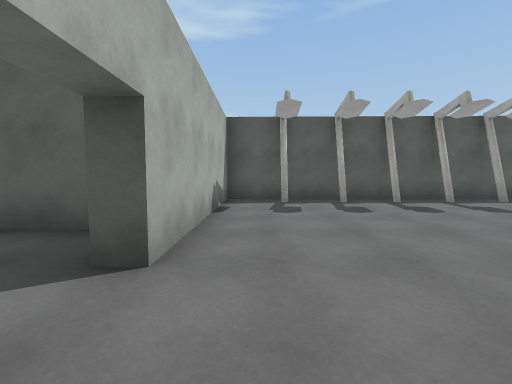
View 1 (above)

24 first-person views from a walk through a Unity game level. The camera is 1.3 m above the floor, tilts 4° down and sees 90° across. Doors are open. The floor is counted in squares, 2 m on a side. Each view is taken from the middle of a square. On the plan, view 1 faces up. The plan holds only what a view shows up to about 9 squares ahead; the rest is blank. The place goes on beyond the plan. The player is left out. Surface patterns are stand-ins for the level's own textures.

View 2
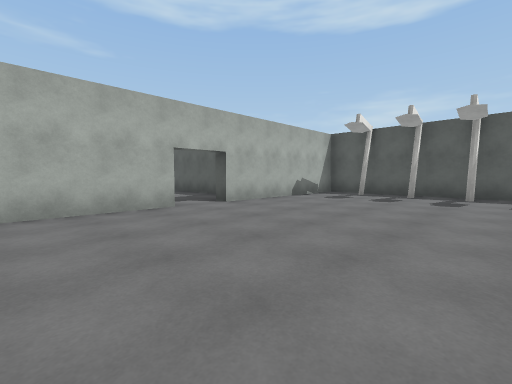

View 3
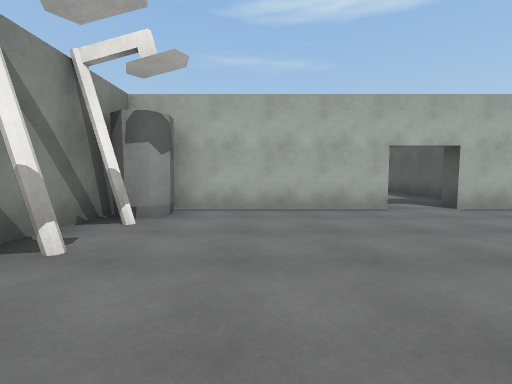

View 4
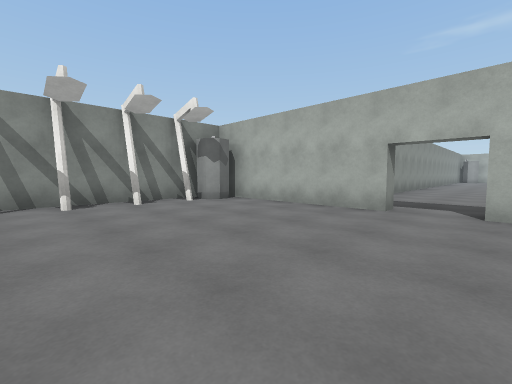

View 5
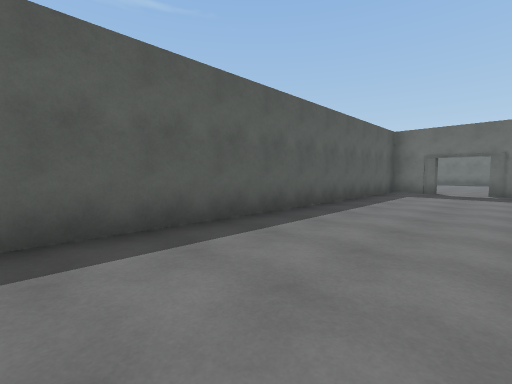

View 6
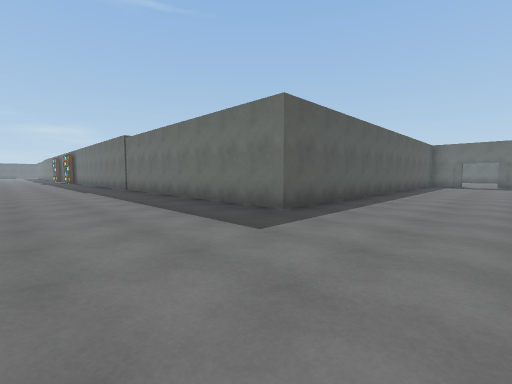

View 7
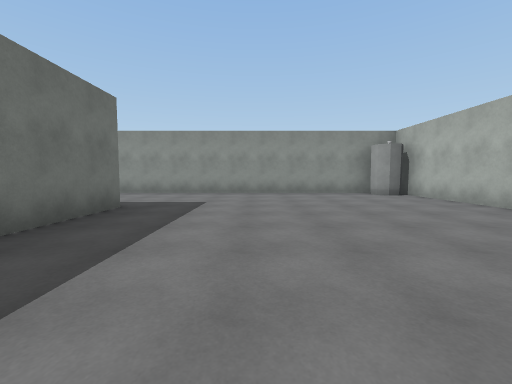

View 8
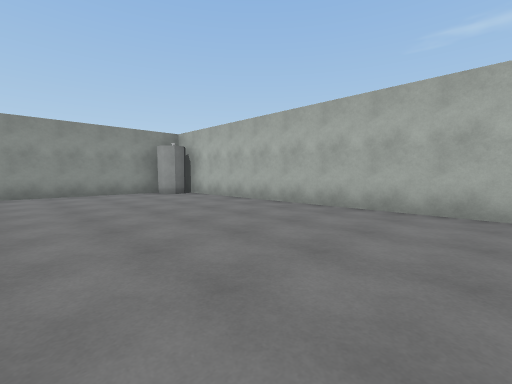

View 9
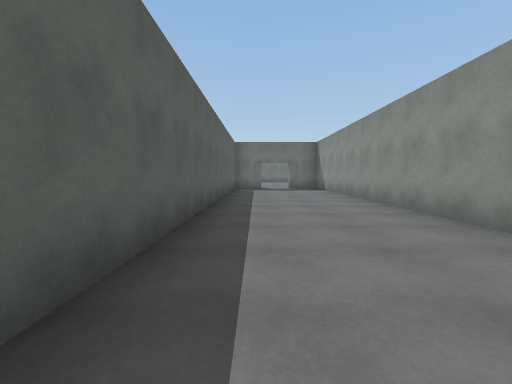

View 10
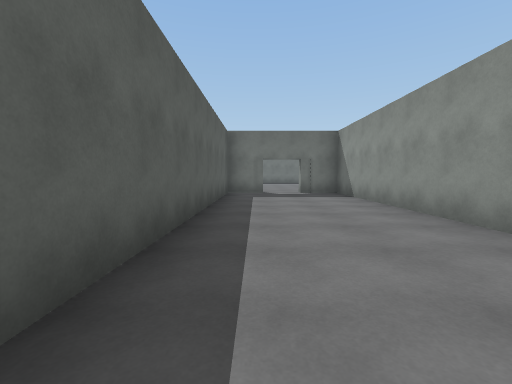

View 11
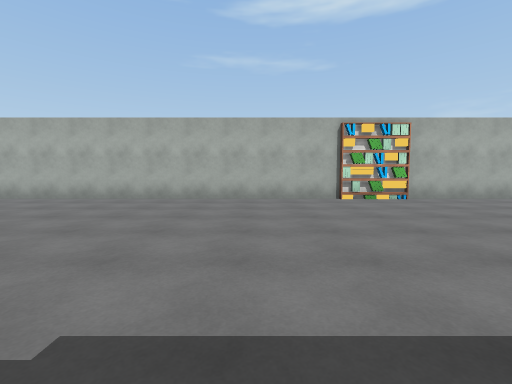

View 12
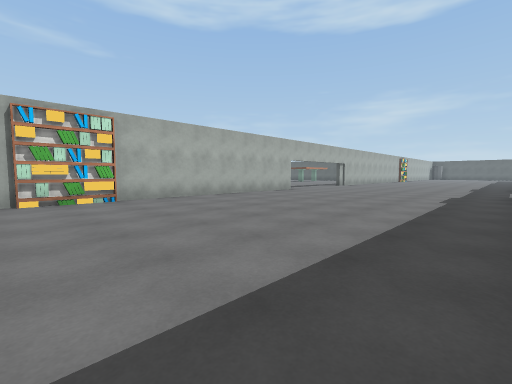

View 13
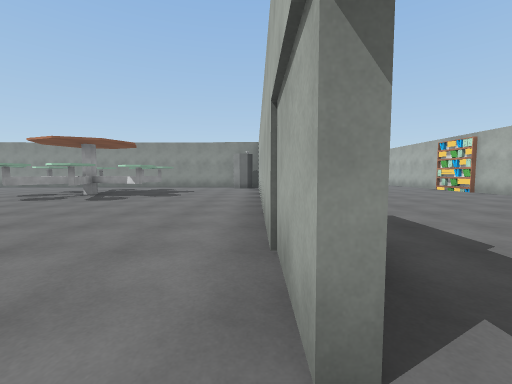

View 14
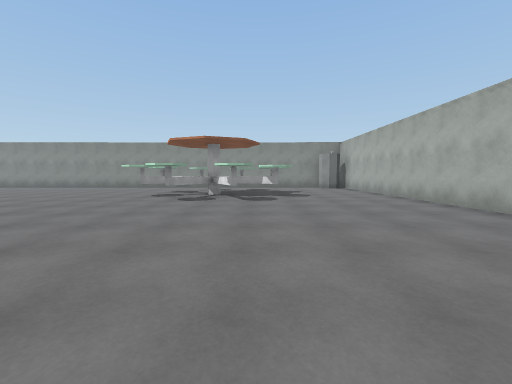

View 15
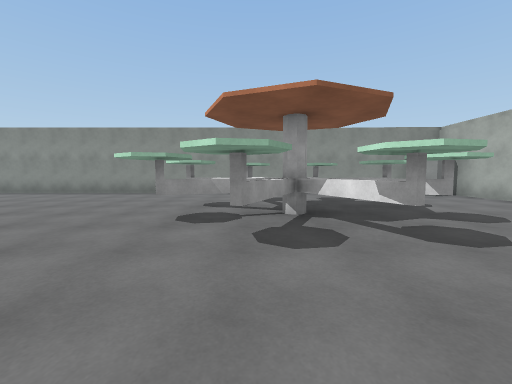

View 16
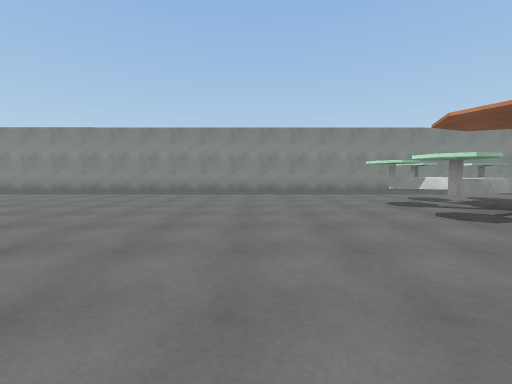

View 17
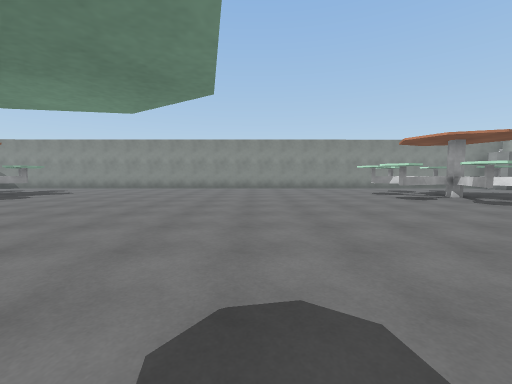

View 18
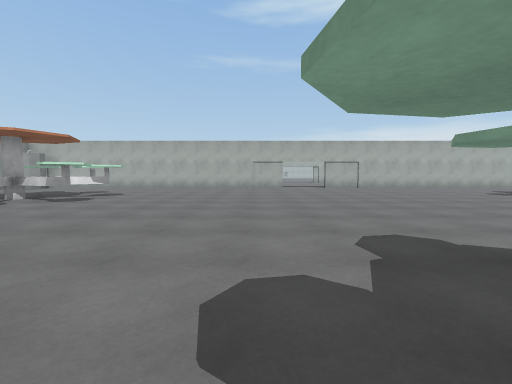

View 19
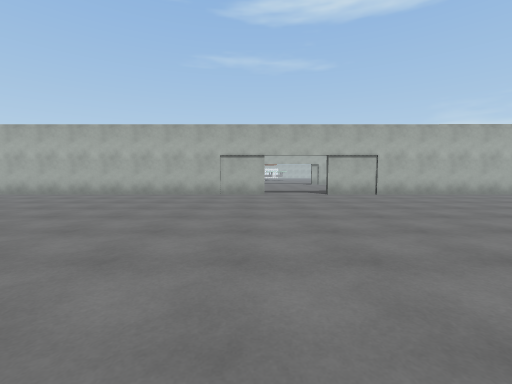

View 20
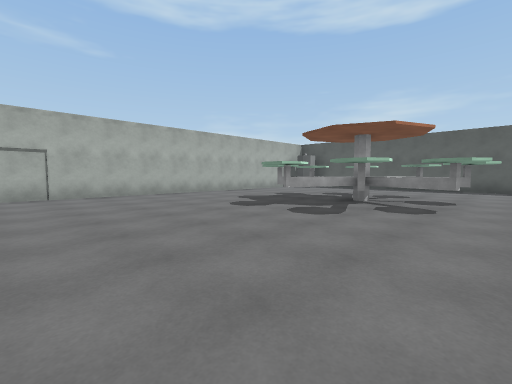

View 21
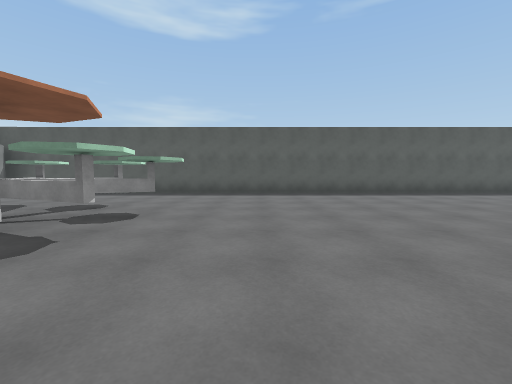

View 22
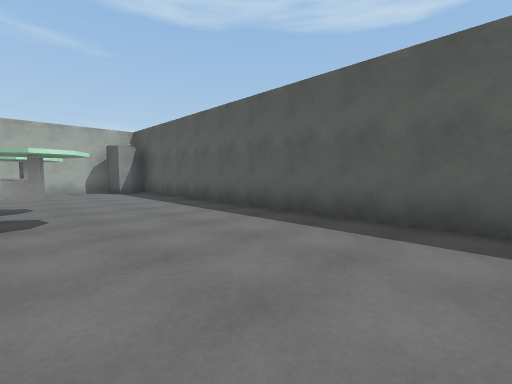

View 23
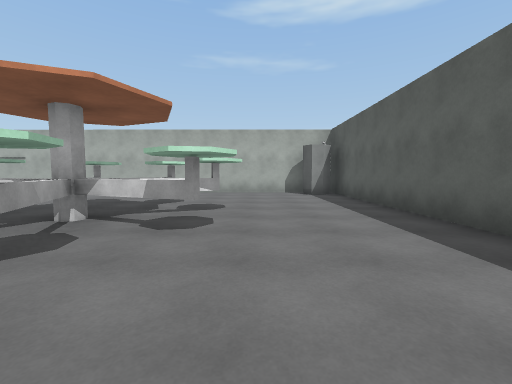

View 24
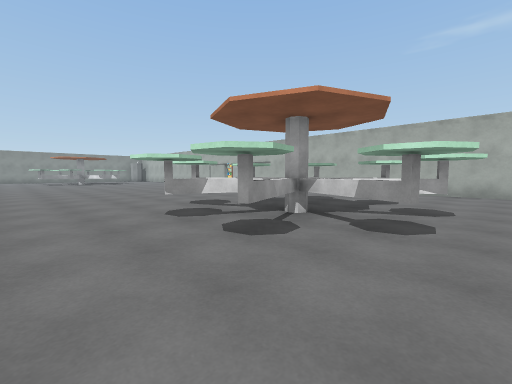

### Floor plan
Key: @ floor where view 1 was taken; # wall or solid block; . floor; S shower; B books; T thing the floor can be seen under or through; O other object.
Columns run from 21 left of view 1 to 4 right of it. Each row starts with its distance up from view 1.
 38         ##################
 37         #O................
 36         #................
 35         #...............
 34         #....TT........
 33         #...TTTT......
 32         #...TTTT.....
 31         #....TT.....
 30         #...........
 29         #.........
 28         #.........
 27         #.........
 26         #.........
 25        ...........
 24       .............
 23      ...#...........
 22     ....#.............
 21    .....#.............
 20   ......#..............
 19 #.......#...............
 18 #.......#................
 17 #.......#....##...........
 16 #.......#...####..........
 15 B.......#...####..........
 14 B.......#....##...........
 13 B.......#.................
 12 #...... #O................
 11  .......##################
 10 #......
  9 #.......#
  8 #.......#
  7 #.......#           ######
  6 #.......#           #.SSSS
  5 #.......#           #.....
  4 #.......#           #.....
  3 #.......#############.....
  2 #...................#.....
  1 #.........................
  0 #O..................#@....
 -1 #####################.....
 -2                     #.....
 -3                     #.....
 -4                     #OSSS

Positions as (right, up) in squares from view 1, and headings:
1: (0, 0), facing up
2: (4, -2), facing up-left
3: (4, -2), facing left
4: (4, 2), facing down-left
5: (-11, 0), facing up-right
6: (-17, 0), facing up-right
7: (-16, 8), facing down
8: (-16, 8), facing down-left
9: (-13, 2), facing right
10: (-10, 2), facing right
11: (-14, 11), facing left
12: (-14, 13), facing up-left
13: (-13, 24), facing down
14: (-9, 24), facing down
15: (-7, 20), facing down
16: (-3, 20), facing down
17: (-2, 23), facing down
18: (-1, 22), facing left
19: (-5, 23), facing left
20: (-5, 26), facing up-left
21: (-4, 29), facing up
22: (-3, 34), facing up-left
23: (-4, 35), facing left
24: (-4, 35), facing down-left
